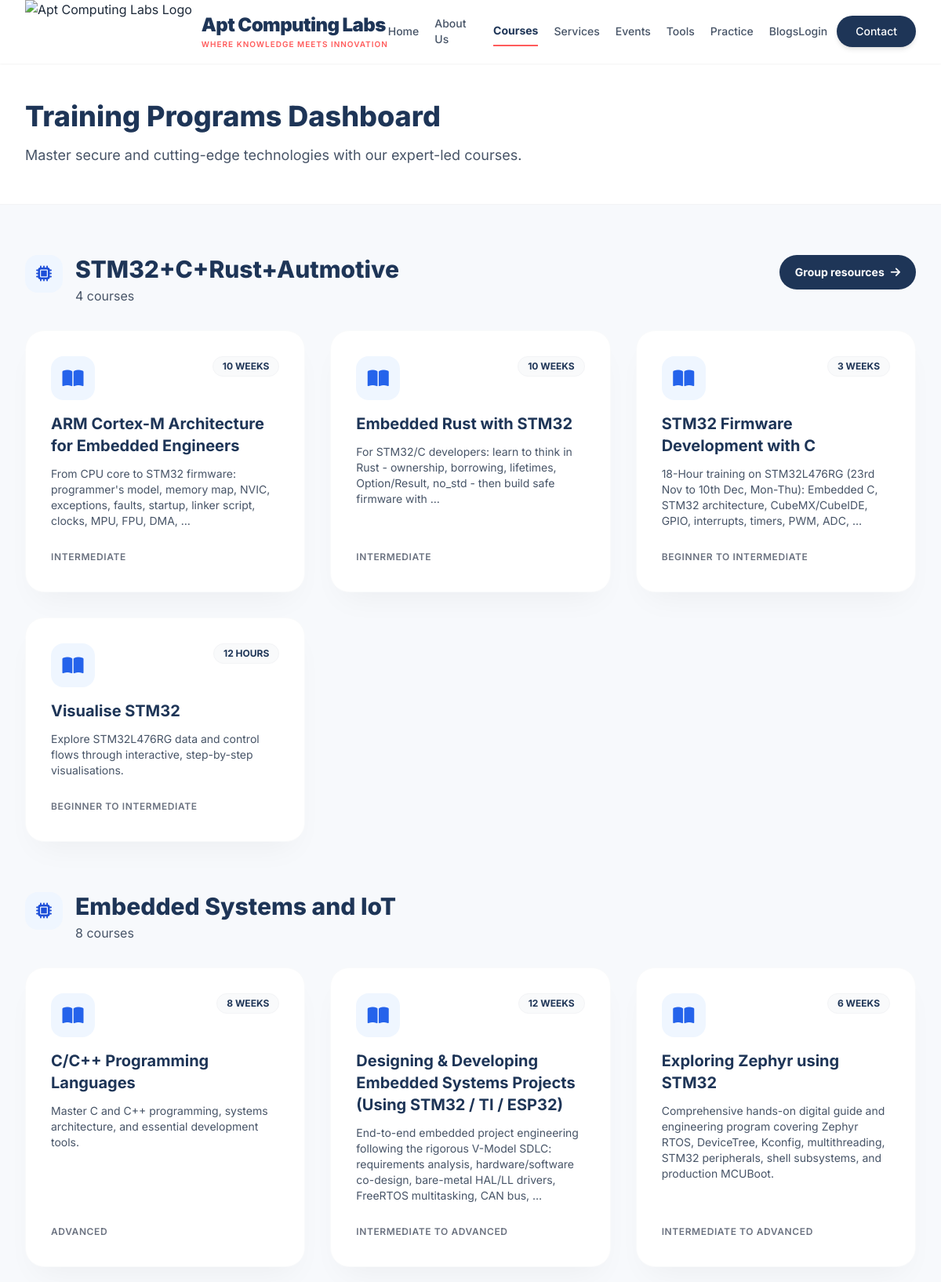
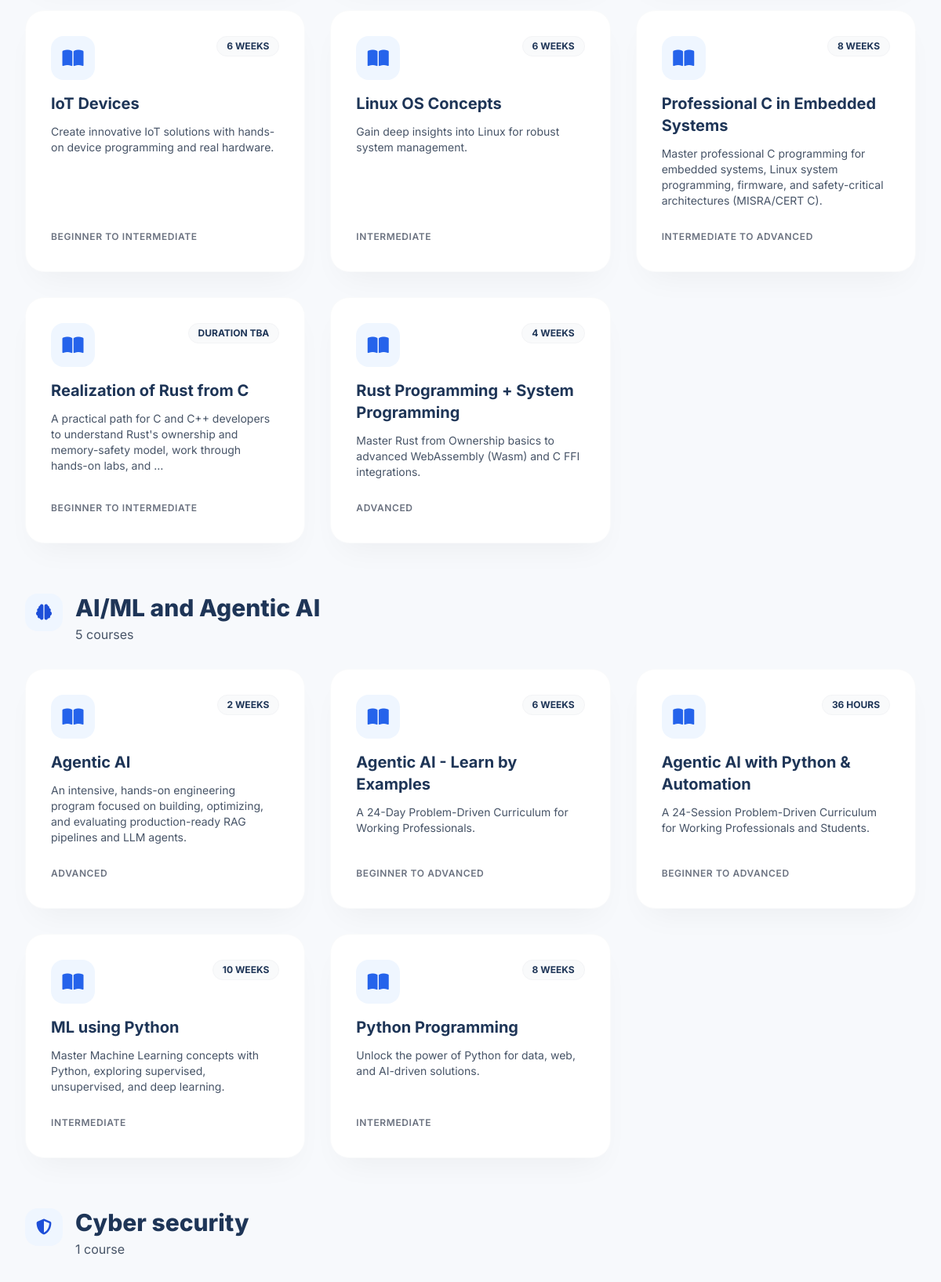
Page /courses/ (upper part) on the committed database (2 pictures, top to bottom).
### courses/models.py (models this page shows, shortened)
class Course(models.Model):
    title = models.CharField(max_length=200)
    slug = models.SlugField(max_length=200, unique=True)
    short_description = models.CharField(max_length=500, blank=True)
    description = models.TextField(blank=True)
    duration_weeks = models.PositiveIntegerField(default=0)
    duration_hours = models.PositiveIntegerField(default=0)
    skill_level = models.CharField(max_length=50, blank=True)
    technologies = models.CharField(max_length=200, blank=True, help_text="Comma separated list, e.g., 'Rust, Linux'")
    image = models.URLField(blank=True, null=True)
    fee = models.CharField(max_length=100, blank=True, help_text="e.g., '7000/- + GST'")
    timing = models.CharField(max_length=200, blank=True, help_text="e.g., 'Weekend course, 4:00pm to 5:00pm'")
    start_date = models.CharField(max_length=100, blank=True, help_text="e.g., '12th Sep 2026'")
    trainers = models.CharField(max_length=200, blank=True, help_text="e.g., 'Kamal Kumar Mukiri'")
    recordings_info = models.CharField(max_length=300, blank=True)
    materials_info = models.CharField(max_length=300, blank=True)
    prerequisites = models.CharField(max_length=300, blank=True)
    training_mode = models.CharField(max_length=100, blank=True, help_text="e.g., 'Online'")

### courses/views.py (the view)
# urls.py: path('', views.CourseListView.as_view(), name='list'),
class CourseListView(ListView):
    model = Course
    template_name = 'courses/list.html'
    context_object_name = 'courses'
    def get_queryset(self):
        qs = list(super().get_queryset().order_by('title'))
        seen = set()
        unique = []
        for c in qs:
            key = (c.title or '').strip().lower()
            if key and key not in seen:
                seen.add(key)
                unique.append(c)
        return unique
    def get_context_data(self, **kwargs):
        context = super().get_context_data(**kwargs)
        grouped_courses = [
            {
                'title': group['title'],
                'icon': group['icon'],
                'url_name': group.get('url_name'),
                'courses': [],
            }
            for group in COURSE_GROUPS
        ]
        groups_by_slug = {
            slug: group
            for definition, group in zip(COURSE_GROUPS, grouped_courses)
            for slug in definition['slugs']
        }
        other_courses = {
            'title': 'Other Courses',
            'icon': 'fa-book-open',
            'courses': [],
        }
        for course in context['courses']:
            group = groups_by_slug.get(course.slug, other_courses)
            group['courses'].append(course)
        context['course_groups'] = [
            group for group in grouped_courses if group['courses']
        ]
        if other_courses['courses']:
            context['course_groups'].append(other_courses)
        return context

### templates/courses/list.html (shortened to what this page needs)
{% extends 'tailwind_base.html' %}
{% load static %}
{% block content %}
    <div class="pt-32 pb-12 bg-white border-b border-gray-100">
        <div class="max-w-7xl mx-auto px-4 sm:px-6 lg:px-8">
            <h1 class="text-4xl font-extrabold text-brand-navy mb-4">Training Programs Dashboard</h1>
            <p class="text-lg text-brand-textSecondary">Master secure and cutting-edge technologies with our expert-led courses.</p>
        </div>
    </div>
    <div class="py-16 max-w-7xl mx-auto px-4 sm:px-6 lg:px-8 min-h-screen space-y-16">
        {% for group in course_groups %}
        <section aria-labelledby="course-group-{{ forloop.counter }}">
            <div class="flex items-start gap-4 mb-8">
                <div class="w-12 h-12 shrink-0 rounded-2xl bg-blue-50 text-blue-700 flex items-center justify-center">
                    <i class="fas {{ group.icon }} text-xl" aria-hidden="true"></i>
                </div>
                <div>
                    <h2 id="course-group-{{ forloop.counter }}" class="text-2xl md:text-3xl font-extrabold text-brand-navy">
                        {{ group.title }}
                    </h2>
                    <p class="text-brand-textSecondary mt-1">
                        {{ group.courses|length }} course{{ group.courses|length|pluralize }}
                    </p>
                </div>
                {% if group.url_name %}
                <a href="{% url group.url_name %}" class="ml-auto inline-flex items-center gap-2 rounded-full bg-brand-navy px-5 py-3 text-sm font-bold text-white hover:bg-brand-coral transition-colors">
                    Group resources <i class="fas fa-arrow-right" aria-hidden="true"></i>
                </a>
                {% endif %}
            </div>
            <div class="grid grid-cols-1 md:grid-cols-2 lg:grid-cols-3 gap-8">
                {% for course in group.courses %}
                <a href="{% url 'courses:detail' course.slug %}" class="block group">
                    <div class="bg-white rounded-3xl p-8 shadow-premium hover:shadow-premium-hover transition-all duration-300 transform hover:-translate-y-2 border border-gray-50 h-full flex flex-col">
                        <div class="flex justify-between items-start mb-4">
                            <div class="w-14 h-14 bg-blue-50 rounded-2xl flex items-center justify-center group-hover:bg-brand-navy transition-colors duration-300">
                                <i class="fas fa-book-open text-2xl text-blue-600 group-hover:text-white transition-colors duration-300" aria-hidden="true"></i>
                            </div>
                            <span class="inline-block px-3 py-1 bg-gray-50 rounded-full text-xs font-bold text-brand-navy border border-gray-100">
                                {% if course.duration_weeks %}{{ course.duration_weeks }} WEEKS{% elif course.duration_hours %}{{ course.duration_hours }} HOURS{% else %}DURATION TBA{% endif %}
                            </span>
                        </div>
                        <h3 class="text-xl font-bold text-brand-navy mb-3 group-hover:text-brand-coral transition-colors">{{ course.title }}</h3>
                        <p class="text-sm text-brand-textSecondary mb-6 flex-grow">
                            {{ course.short_description|default:course.description|truncatewords:20 }}
                        </p>
                        <div class="flex items-center justify-between mt-auto">
                            <div class="flex flex-wrap gap-2">
                                {% if course.skill_level %}
                                <span class="text-xs text-gray-500 uppercase tracking-wider font-semibold">{{ course.skill_level }}</span>
                                {% endif %}
                            </div>
                        </div>
                    </div>
                </a>
                {% endfor %}
            </div>
        </section>
        {% empty %}
        <div class="text-center py-20">
            <i class="fas fa-folder-open text-6xl text-gray-200 mb-4" aria-hidden="true"></i>
            <h3 class="text-2xl font-bold text-brand-navy">No courses available yet</h3>
            <p class="text-brand-textSecondary mt-2">Check back later for exciting new programs.</p>
        </div>
        {% endfor %}
    </div>
{% endblock %}

### rows in the picture
Course: duration_weeks "10", title "ARM Cortex-M Architecture for Embedded Engineers", short_description "From CPU core to STM32 firmware: programmer's model, memory map, NVIC, exceptions, faults, startup, linker script, clocks, MPU, FPU, DMA, …", skill_level "INTERMEDIATE"
Course: duration_weeks "10", title "Embedded Rust with STM32", short_description "For STM32/C developers: learn to think in Rust - ownership, borrowing, lifetimes, Option/Result, no_std - then build safe firmware with …", skill_level "INTERMEDIATE"
Course: duration_weeks "3", title "STM32 Firmware Development with C", short_description "18-Hour training on STM32L476RG (23rd Nov to 10th Dec, Mon-Thu): Embedded C, STM32 architecture, CubeMX/CubeIDE, GPIO, interrupts, timers, PWM, ADC, …", skill_level "BEGINNER TO INTERMEDIATE"
Course: duration_hours "12", title "Visualise STM32", short_description "Explore STM32L476RG data and control flows through interactive, step-by-step visualisations.", skill_level "BEGINNER TO INTERMEDIATE"
Course: duration_weeks "8", title "C/C++ Programming Languages", short_description "Master C and C++ programming, systems architecture, and essential development tools.", skill_level "ADVANCED"
Course: duration_weeks "12", title "Designing & Developing Embedded Systems Projects (Using STM32 / TI / ESP32)", short_description "End-to-end embedded project engineering following the rigorous V-Model SDLC: requirements analysis, hardware/software co-design, bare-metal HAL/LL drivers, FreeRTOS multitasking, CAN bus, …", skill_level "INTERMEDIATE TO ADVANCED"
Course: duration_weeks "6", title "Exploring Zephyr using STM32", short_description "Comprehensive hands-on digital guide and engineering program covering Zephyr RTOS, DeviceTree, Kconfig, multithreading, STM32 peripherals, shell subsystems, and production MCUBoot.", skill_level "INTERMEDIATE TO ADVANCED"
Course: duration_weeks "6", title "IoT Devices", short_description "Create innovative IoT solutions with hands-on device programming and real hardware.", skill_level "BEGINNER TO INTERMEDIATE"
Course: duration_weeks "6", title "Linux OS Concepts", short_description "Gain deep insights into Linux for robust system management.", skill_level "INTERMEDIATE"
Course: duration_weeks "8", title "Professional C in Embedded Systems", short_description "Master professional C programming for embedded systems, Linux system programming, firmware, and safety-critical architectures (MISRA/CERT C).", skill_level "INTERMEDIATE TO ADVANCED"
Course: duration_weeks "DURATION TBA", title "Realization of Rust from C", short_description "A practical path for C and C++ developers to understand Rust's ownership and memory-safety model, work through hands-on labs, and …", skill_level "BEGINNER TO INTERMEDIATE"
Course: duration_weeks "4", title "Rust Programming + System Programming", short_description "Master Rust from Ownership basics to advanced WebAssembly (Wasm) and C FFI integrations.", skill_level "ADVANCED"
Course: duration_weeks "2", title "Agentic AI", short_description "An intensive, hands-on engineering program focused on building, optimizing, and evaluating production-ready RAG pipelines and LLM agents.", skill_level "ADVANCED"
Course: duration_weeks "6", title "Agentic AI - Learn by Examples", short_description "A 24-Day Problem-Driven Curriculum for Working Professionals.", skill_level "BEGINNER TO ADVANCED"
Course: duration_hours "36", title "Agentic AI with Python & Automation", short_description "A 24-Session Problem-Driven Curriculum for Working Professionals and Students.", skill_level "BEGINNER TO ADVANCED"
Course: duration_weeks "10", title "ML using Python", short_description "Master Machine Learning concepts with Python, exploring supervised, unsupervised, and deep learning.", skill_level "INTERMEDIATE"
Course: duration_weeks "8", title "Python Programming", short_description "Unlock the power of Python for data, web, and AI-driven solutions.", skill_level "INTERMEDIATE"

### other values in the picture
{{ group.title }} "STM32+C+Rust+Autmotive" "Embedded Systems and IoT" "AI/ML and Agentic AI" "Cyber security"
{{ group.courses|length }} "4" "8" "5" "1"
